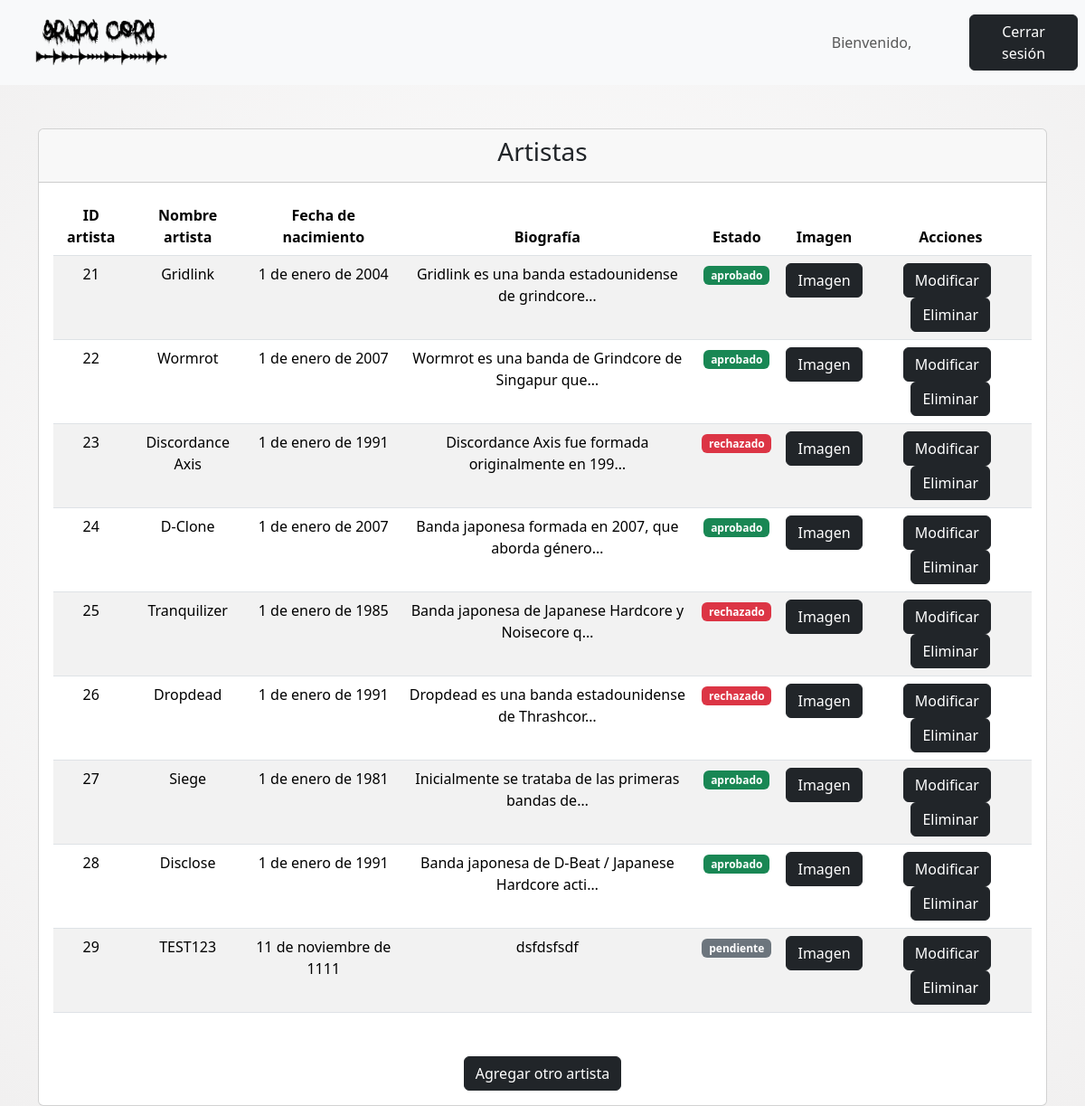
The page /artistasobjects/ on the database as committed earlier.
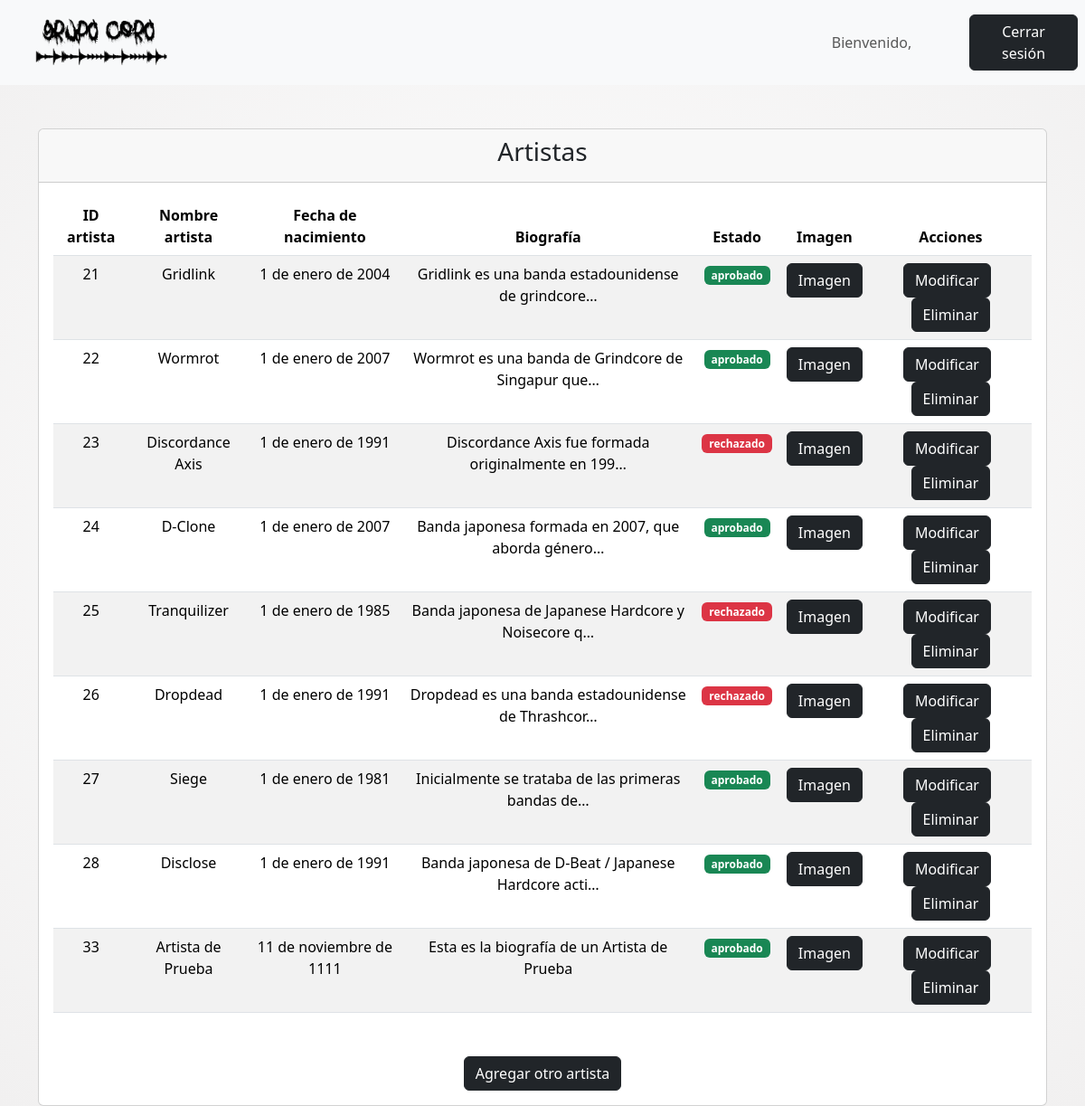
The same page on the database as committed later.
### core/models.py (models this page shows, shortened)
class Artista(models.Model):
    nombreArtista = models.CharField(max_length=50)
    fecha_nacimiento = models.DateField(null=True, blank=True)
    biografia = models.TextField()
    imagen = models.ImageField(upload_to='artistas/', null=False, blank=False)
    aprobado = models.CharField(max_length=20, choices=TIPO_APROBACION, default='pendiente')
    fecha_solicitud = models.DateField(null=True, blank=True, default=datetime.date.today)
    feedback = models.TextField(blank=True)
    class Meta:
        verbose_name = "Artista"
        verbose_name_plural = "Artistas"

### core/views.py (the view)
# urls.py: path('artistasobjects/', artistasobjects, name='artistasobjects'),
def artistasobjects(request):
    auxArtObj = {
        'listaArtObj' : Artista.objects.all()
    }
    return render(request, 'core/miembros/artistas/artistasobjects.html', auxArtObj)

### core/templates/core/miembros/artistas/artistasobjects.html (shortened to what this page needs)
<!DOCTYPE html>
<html lang="es">
    {% load static %}
<head>
    <link href="https://cdn.jsdelivr.net/npm/bootstrap@5.3.3/dist/css/bootstrap.min.css" rel="stylesheet">
    <link rel="stylesheet" href="{% static 'core/css/style.css' %}">
</head>
<body>
<nav class="navbar navbar-expand-sm bg-light navbar-light justify-content-center">
    <div class="container-fluid">
        <a class="navbar-brand" href="{% url 'miembrosindex' %}">
            <img src="{% static 'core/img/LOGO.png' %}" alt="Avatar Logo" style="width:200px;" class="rounded-pill">
        </a>
    </div>
    <ul class="navbar-nav">
        <li class="nav-item">
            <a class="nav-link text-center" style="width:200px;">Bienvenido, {{ user.username }}</a>
        </li>
    </ul>
    <ul class="navbar-nav">
        <li class="nav-item">
            <a class="nav-link" href="{% url 'logout' %}">
                <button class="btn btn-dark" type="button" style="width:120px;">Cerrar sesión</button>
            </a>
        </li>
    </ul>
</nav>
<div class="container mt-5 text-center">
    <div class="card">
        <div class="card-header">
            <h3 class="card-title">Artistas</h3>
        </div>
        <div class="card-body">
            <table class="table table-striped mb-5">
                <thead>
                    <tr>
                        <th scope="col">ID artista</th>
                        <th scope="col">Nombre artista</th>
                        <th scope="col">Fecha de nacimiento</th>
                        <th scope="col">Biografía</th>
                        <th scope="col">Estado</th>
                        <th scope="col">Imagen</th>
                        <th scope="col">Acciones</th>
                    </tr>
                </thead>
                <tbody>
                    {% for auxArtObj in listaArtObj %}
                    <tr>
                        <td>{{ auxArtObj.pk }}</td>
                        <td>{{ auxArtObj.nombreArtista }}</td>
                        <td>{{ auxArtObj.fecha_nacimiento }}</td>
                        <td>{{ auxArtObj.biografia|truncatechars:50 }}</td>
                        {% if auxArtObj.aprobado == 'aprobado' %}
                            <td><span class="badge bg-success">{{ auxArtObj.aprobado }}</span></td>
                        {% elif auxArtObj.aprobado == 'pendiente' %}
                            <td><span class="badge bg-secondary">{{ auxArtObj.aprobado }}</span></td>
                        {% else %}
                        <td><span class="badge bg-danger" data-bs-toggle="modal" data-bs-target="#feedbackModal{{ auxArtObj.pk }}" data-bs-placement="top" title="{{ auxArtObj.feedback }}">{{ auxArtObj.aprobado }}</span></td>
                        {% endif %}
                        <td>
                            {% if auxArtObj.imagen %}
                                <a href="#" class="btn btn-dark" data-bs-toggle="modal" data-bs-target="#modalImagen{{ auxArtObj.pk }}">Imagen</a>
                            {% endif %}
                        </td>
                        <td>
                            <a href="{% url 'artistasupdate' auxArtObj.pk %}" class="btn btn-dark me-2">Modificar</a>
                            <button type="button" class="btn btn-dark" data-bs-toggle="modal" data-bs-target="#confirmModal{{ auxArtObj.pk }}">
                                Eliminar
                            </button>
                        </td>
                    </tr>
                    {% endfor %}
                </tbody>
            </table>
            <div class="text-center">
                <a href="{% url 'artistasadd' %}" class="btn btn-dark">Agregar otro artista</a>
            </div>
        </div>
    </div>
</div>
</body>
</html>

Rows that differ between the two databases and show on the page:
removed Artista: pk "29", nombreArtista "TEST123", fecha_nacimiento "11 de noviembre de 1111", biografia "dsfdsfsdf", aprobado "pendiente"
added Artista: pk "33", nombreArtista "Artista de Prueba", fecha_nacimiento "11 de noviembre de 1111", biografia "Esta es la biografía de un Artista de Prueba", aprobado "aprobado"
